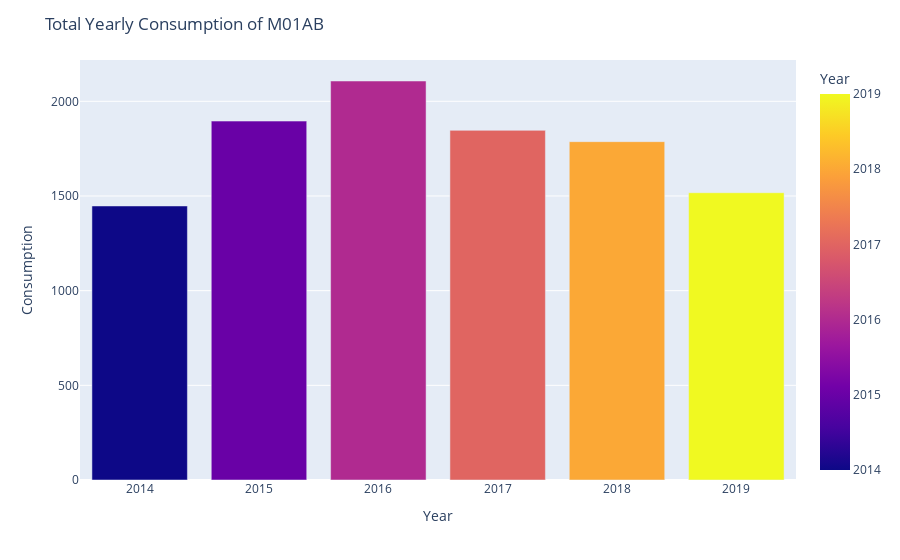

The cell this chart's notebook holds for it:
### Code cell
# Calculate the total yearly consumption of M01AB
df_m01ab_yearly = df_m01ab.groupby('Year')['M01AB'].sum().reset_index()

# Create the bar chart
fig = px.bar(df_m01ab_yearly, x='Year', y='M01AB', color='Year')

# Customize the layout
fig.update_layout(
    title='Total Yearly Consumption of M01AB',
    xaxis_title='Year',
    yaxis_title='Consumption',
    showlegend=False
)

# Show the chart
fig.show()

### Figure 1 — Plotly figure (JSON) as saved in the notebook; plotly's stock layout.template omitted (floating-point values rounded to 4 significant figures)
{"data": [{"alignmentgroup": "True", "hovertemplate": "Year=%{marker.color}<br>M01AB=%{y}<extra></extra>", "legendgroup": "", "marker": {"color": [2014, 2015, 2016, 2017, 2018, 2019], "coloraxis": "coloraxis", "pattern": {"shape": ""}}, "name": "", "offsetgroup": "", "orientation": "v", "showlegend": false, "textposition": "auto", "type": "bar", "x": [2014, 2015, 2016, 2017, 2018, 2019], "xaxis": "x", "y": [1447.0, 1896.0, 2107.0, 1847.0, 1787.0, 1517.0], "yaxis": "y"}], "layout": {"barmode": "relative", "coloraxis": {"colorbar": {"title": {"text": "Year"}}, "colorscale": [[0, "#0d0887"], [0.1111, "#46039f"], [0.2222, "#7201a8"], [0.3333, "#9c179e"], [0.4444, "#bd3786"], [0.5556, "#d8576b"], [0.6667, "#ed7953"], [0.7778, "#fb9f3a"], [0.8889, "#fdca26"], [1, "#f0f921"]]}, "legend": {"tracegroupgap": 0}, "margin": {"t": 60}, "showlegend": false, "title": {"text": "Total Yearly Consumption of M01AB"}, "xaxis": {"anchor": "y", "domain": [0, 1], "title": {"text": "Year"}}, "yaxis": {"anchor": "x", "domain": [0, 1], "title": {"text": "Consumption"}}}}
